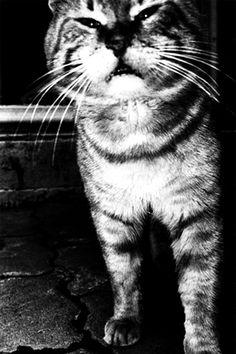
#> input picture hw2_Carla_Andrade/cat.jpg, 236 x 354 px
$ python hw2_ex2_Carla_Andrade.py
#> lines starting #> are read from the running program, lines starting #| are printed output that depends on the picture
### hw2_Carla_Andrade/hw2_ex1_Carla_Andrade.py
""" 1 Linear filtering """

# Imports
import numpy as np
import matplotlib.pyplot as plt
plt.rcParams['image.cmap'] = 'gray'
import time
import pdb

img = plt.imread('cat.jpg').astype(np.float32)
#> img: shape (354, 236) float32; min 0, max 255, mean 77.6

# 1.1
import numpy as np
# [9 lines left out: function boxfilter, not called in this run]


def myconv2(image, filt):
    # This function performs a 2D convolution between image and filt, image being a 2D image. This
    # function should return the result of a 2D convolution of these two images. DO
    # NOT USE THE BUILT IN SCIPY CONVOLVE within this function. You should code your own version of the
    # convolution, valid for both 2D and 1D filters.
    # INPUTS
    # @ image         : 2D image, as numpy array, size mxn
    # @ filt          : 1D or 2D filter of size kxl
    # OUTPUTS
    # img_filtered    : 2D filtered image, of size (m+k-1)x(n+l-1)

    #1D ilter
    if len(np.shape(filt))==1:
        m=n=np.shape(filt)[0]
        filt=np.flip(filt)

    #2D filter
    else:
        m,n=np.shape(filt)
        filt=np.flip(np.flip(filt,1),0)
    #if  filter is not sqaure the padding is different
    padding=((m)//2, (n)//2)

    output=np.full_like(image,0)
    #RGB image
    if len(image.shape)==3:

        k,l,d=np.shape(image)

        padded_matrix=np.pad(image, [padding, padding,(0,0)], mode='constant')
        for i in range(k):
            for j in range(l):
                for dim in range(d):

                    output[i,j,dim]=np.sum(padded_matrix[i:i+m, j:j+n,dim] * filt)
        filtered_img=np.pad(output, [padding, padding,(0,0)], mode='constant')

    #2D image
    elif len(image.shape)==2:

        k,l=np.shape(image)

        padded_matrix=np.pad(image, padding, mode='constant')

        for i in range(k):
            for j in range(l):

                output[i,j]=np.sum(padded_matrix[i:i+m, j:j+n] * filt)


        filtered_img=np.pad(output, padding, mode='constant')
    #1D image
    else:

        padded_matrix=np.pad(image, padding, mode='constant')
        k=np.shape(image)[0]
        for i in range(k):
            output[i]=np.sum(np.sum(padded_matrix[i:i+m] * filt))

        filtered_img=np.pad(output, padding, mode='constant')


    return filtered_img


# 1.3 after 1.4


# 1.4
# create a function returning a 1D gaussian kernel
def gauss1d(sigma, filter_length=20):
    # INPUTS
    # @ sigma         : sigma of gaussian distribution
    # @ filter_length : integer denoting the filter length, default is 10
    # OUTPUTS
    # @ gauss_filter  : 1D gaussian filter

    ### your code should go here ###
    if filter_length%2==0:
        x=np.arange(-filter_length//2,filter_length//2+1)
    else:
        x=np.arange(-filter_length//2,filter_length//2)


    gauss_filter=np.exp((-x**2)/(2*(sigma**2)))

    return gauss_filter/gauss_filter.sum()


# [19 lines that do not run on import are left out]

### hw2_Carla_Andrade/hw2_ex2_Carla_Andrade.py
import matplotlib.pyplot as plt
import numpy as np
from hw2_ex1_Carla_Andrade import myconv2, gauss1d
from scipy import ndimage

img = plt.imread('cat.jpg').astype(np.float32)
plt.rcParams['image.cmap'] = 'gray'

# 2.1
# Gradients
# define a derivative operator
dx = np.array([[-1, 0, 1],[-2, 0, 2],[-1, 0, 1]])
dy = dx.T

# convolve derivative operator with a 1d gaussian filter with sigma = 1
# You should end up with 2 1d edge filters,  one identifying edges in the x direction, and
# the other in the y direction
sigma = 1

gdx = myconv2(gauss1d(sigma),dx)
gdy = myconv2(gauss1d(sigma),dy)


# 2.2
# Gradient Edge Magnitude Map
def create_edge_magn_image(image, dx, dy):
    # this function created an eddge magnitude map of an image
    # for every pixel in the image, it assigns the magnitude of gradients
    # INPUTS
    # @image  : a 2D image
    # @dx     : gradient along x axis
    # @dy     : gradient along y axis
    # OUTPUTS
    # @ grad_mag_image  : 2d image same size as image, with the magnitude of gradients in every pixel
    # @grad_dir_image   : 2d image same size as image, with the direcrion of gradients in every pixel

    #filter noise
    image=ndimage.gaussian_filter(image, sigma=1)
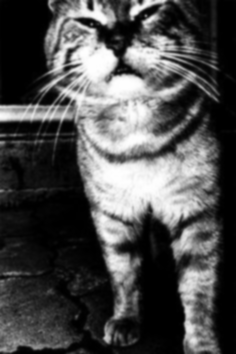
#> image: shape (354, 236) float32; min 0, max 255, mean 77.6
    Ix=myconv2(image,dx)
#> in myconv2 (call 3), `padded_matrix=np.pad(image, padding, mode='constant')`:
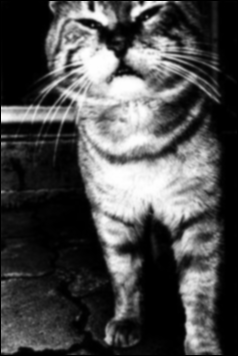
#> padded_matrix: shape (356, 238) float32; min 0, max 255, mean 76.5
#> after the loop in myconv2 (call 3), `for i in range(k):`:
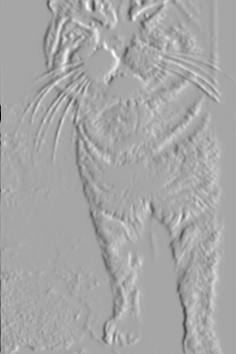
#> output: shape (354, 236) float32; min -994.8, max 530, mean 0.8; drawn with min black and max white
    Iy=myconv2(image,dy)
#> after the loop in myconv2 (call 4), `for i in range(k):`:
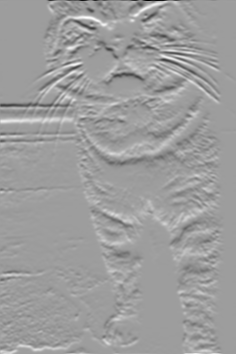
#> output: shape (354, 236) float32; min -967.3, max 601.3, mean 0.5; drawn with min black and max white
#> in myconv2 (call 4), `filtered_img=np.pad(output, padding, mode='constant')`:
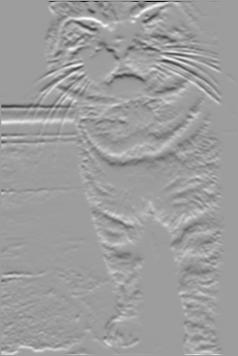
#> filtered_img: shape (356, 238) float32; min -967.3, max 601.3, mean 0.5; drawn with min black and max white

    grad_mag_image= np.sqrt(Ix**2+Iy**2)
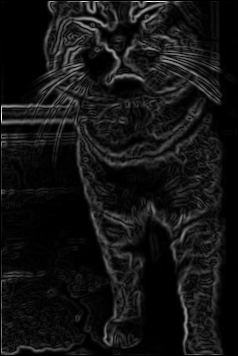
#> grad_mag_image: shape (356, 238) float32; min 0, max 994.8, mean 76.9; drawn with min black and max white
    grad_dir_image=np.arctan2(dy,dx)
    grad_mag_image=grad_mag_image/grad_mag_image.max()*255


    return grad_mag_image, grad_dir_image


# create an edge magnitude image using the derivative operator
img_edge_mag, img_edge_dir = create_edge_magn_image(img, dx, dy)
#> img_edge_dir = [[-2.36, -1.57, -0.785], [3.14, 0, 0], [2.36, 1.57, 0.785]]

# show all together
plt.subplot(121)
plt.imshow(img)
plt.axis('off')
plt.title('Original image')
plt.subplot(122)
plt.imshow(img_edge_mag)
plt.axis('off')
plt.title('Edge magnitude map')

plt.show()
